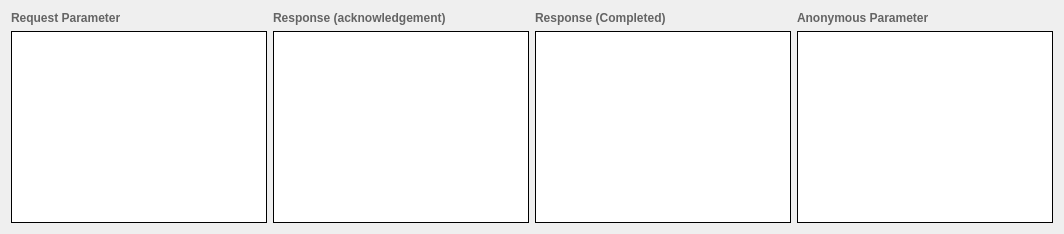
          <widget class="QWidget" name="ParameterList">
           <attribute name="title">
            <string>Parameter List</string>
           </attribute>
           <layout class="QHBoxLayout" name="horizontalLayout_6">
            <item>
             <layout class="QVBoxLayout" name="verticalLayout_3">
              <item>
               <widget class="QLabel" name="RequestParameterlabel">
                <property name="font">
                 <font>
                  <weight>75</weight>
                  <bold>true</bold>
                 </font>
                </property>
                <property name="styleSheet">
                 <string notr="true">QLabel{

color:rgb(100,100,100);

}</string>
                </property>
                <property name="text">
                 <string>Request Parameter</string>
                </property>
               </widget>
              </item>
              <item>
               <widget class="QTextEdit" name="RequestParametertextEdit">
                <property name="styleSheet">
                 <string notr="true">QTextEdit{

border:1px solid black

}</string>
                </property>
               </widget>
              </item>
             </layout>
            </item>
            <item>
             <layout class="QVBoxLayout" name="verticalLayout_4">
              <item>
               <widget class="QLabel" name="ResponseAcknowledgementlabel">
                <property name="font">
                 <font>
                  <weight>75</weight>
                  <bold>true</bold>
                 </font>
                </property>
                <property name="styleSheet">
                 <string notr="true">QLabel{

color:rgb(100,100,100);

}</string>
                </property>
                <property name="text">
                 <string>Response (acknowledgement)</string>
                </property>
               </widget>
              </item>
              <item>
               <widget class="QTextEdit" name="ResponseAcknowledgementtextEdit">
                <property name="styleSheet">
                 <string notr="true">QTextEdit{

border:1px solid black

}</string>
                </property>
               </widget>
              </item>
             </layout>
            </item>
            <item>
             <layout class="QVBoxLayout" name="verticalLayout_5">
              <item>
               <widget class="QLabel" name="ResponseCompletedlabel">
                <property name="font">
                 <font>
                  <weight>75</weight>
                  <bold>true</bold>
                 </font>
                </property>
                <property name="styleSheet">
                 <string notr="true">QLabel{

color:rgb(100,100,100);

}</string>
                </property>
                <property name="text">
                 <string>Response (Completed)</string>
                </property>
               </widget>
              </item>
              <item>
               <widget class="QTextEdit" name="ResponseCompletedtextEdit">
                <property name="styleSheet">
                 <string notr="true">QTextEdit{

border:1px solid black

}</string>
                </property>
               </widget>
              </item>
             </layout>
            </item>
            <item>
             <layout class="QVBoxLayout" name="verticalLayout_6">
              <item>
               <widget class="QLabel" name="AnonymousParameterlabel">
                <property name="font">
                 <font>
                  <weight>75</weight>
                  <bold>true</bold>
                 </font>
                </property>
                <property name="styleSheet">
                 <string notr="true">QLabel{

color:rgb(100,100,100);

}</string>
                </property>
                <property name="text">
                 <string>Anonymous Parameter</string>
                </property>
               </widget>
              </item>
              <item>
               <widget class="QTextEdit" name="AnonymousParametertextEdit">
                <property name="styleSheet">
                 <string notr="true">QTextEdit{

border:1px solid black

}</string>
                </property>
               </widget>
              </item>
             </layout>
            </item>
           </layout>
          </widget>
